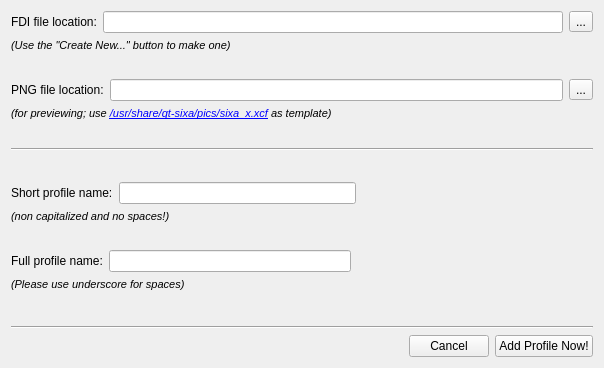
<?xml version="1.0" encoding="UTF-8"?>
<ui version="4.0">
 <class>Form</class>
 <widget class="QWidget" name="Form">
  <property name="geometry">
   <rect>
    <x>0</x>
    <y>0</y>
    <width>604</width>
    <height>368</height>
   </rect>
  </property>
  <property name="windowTitle">
   <string>QtSixA - Add Profile</string>
  </property>
  <layout class="QVBoxLayout" name="verticalLayout">
   <item>
    <layout class="QHBoxLayout" name="horizontalLayout_4">
     <item>
      <widget class="QLabel" name="label_loc">
       <property name="text">
        <string>FDI file location:</string>
       </property>
      </widget>
     </item>
     <item>
      <widget class="QLineEdit" name="line_loc"/>
     </item>
     <item>
      <widget class="QToolButton" name="b_loc">
       <property name="text">
        <string>...</string>
       </property>
      </widget>
     </item>
    </layout>
   </item>
   <item>
    <widget class="QLabel" name="label_8">
     <property name="text">
      <string>&lt;!DOCTYPE HTML PUBLIC &quot;-//W3C//DTD HTML 4.0//EN&quot; &quot;http://www.w3.org/TR/REC-html40/strict.dtd&quot;&gt;
&lt;html&gt;&lt;head&gt;&lt;meta name=&quot;qrichtext&quot; content=&quot;1&quot; /&gt;&lt;style type=&quot;text/css&quot;&gt;
p, li { white-space: pre-wrap; }
&lt;/style&gt;&lt;/head&gt;&lt;body style=&quot; font-family:'DejaVu Sans'; font-size:9pt; font-weight:400; font-style:normal;&quot;&gt;
&lt;p style=&quot; margin-top:0px; margin-bottom:0px; margin-left:0px; margin-right:0px; -qt-block-indent:0; text-indent:0px;&quot;&gt;&lt;span style=&quot; font-size:8pt; font-style:italic;&quot;&gt;(Use the &quot;Create New...&quot; button to make one)&lt;/span&gt;&lt;/p&gt;&lt;/body&gt;&lt;/html&gt;</string>
     </property>
    </widget>
   </item>
   <item>
    <spacer name="verticalSpacer_5">
     <property name="orientation">
      <enum>Qt::Vertical</enum>
     </property>
     <property name="sizeHint" stdset="0">
      <size>
       <width>20</width>
       <height>9</height>
      </size>
     </property>
    </spacer>
   </item>
   <item>
    <layout class="QHBoxLayout" name="horizontalLayout_5">
     <item>
      <widget class="QLabel" name="label_png">
       <property name="text">
        <string>PNG file location:</string>
       </property>
      </widget>
     </item>
     <item>
      <widget class="QLineEdit" name="line_png"/>
     </item>
     <item>
      <widget class="QToolButton" name="b_png">
       <property name="text">
        <string>...</string>
       </property>
      </widget>
     </item>
    </layout>
   </item>
   <item>
    <widget class="QLabel" name="label_2">
     <property name="text">
      <string>&lt;!DOCTYPE HTML PUBLIC &quot;-//W3C//DTD HTML 4.0//EN&quot; &quot;http://www.w3.org/TR/REC-html40/strict.dtd&quot;&gt;
&lt;html&gt;&lt;head&gt;&lt;meta name=&quot;qrichtext&quot; content=&quot;1&quot; /&gt;&lt;style type=&quot;text/css&quot;&gt;
p, li { white-space: pre-wrap; }
&lt;/style&gt;&lt;/head&gt;&lt;body style=&quot; font-family:'DejaVu Sans'; font-size:9pt; font-weight:400; font-style:normal;&quot;&gt;
&lt;p style=&quot; margin-top:0px; margin-bottom:0px; margin-left:0px; margin-right:0px; -qt-block-indent:0; text-indent:0px;&quot;&gt;&lt;span style=&quot; font-size:8pt; font-style:italic;&quot;&gt;(for previewing; use &lt;/span&gt;&lt;a href=&quot;/usr/share/qt-sixa/pics/sixa_x.xcf&quot;&gt;&lt;span style=&quot; font-size:8pt; font-style:italic; text-decoration: underline; color:#0000ff;&quot;&gt;/usr/share/qt-sixa/pics/sixa_x.xcf&lt;/span&gt;&lt;/a&gt;&lt;span style=&quot; font-size:8pt; font-style:italic;&quot;&gt; as template)&lt;/span&gt;&lt;/p&gt;&lt;/body&gt;&lt;/html&gt;</string>
     </property>
    </widget>
   </item>
   <item>
    <spacer name="verticalSpacer_3">
     <property name="orientation">
      <enum>Qt::Vertical</enum>
     </property>
     <property name="sizeHint" stdset="0">
      <size>
       <width>20</width>
       <height>9</height>
      </size>
     </property>
    </spacer>
   </item>
   <item>
    <widget class="Line" name="line_2">
     <property name="orientation">
      <enum>Qt::Horizontal</enum>
     </property>
    </widget>
   </item>
   <item>
    <spacer name="verticalSpacer">
     <property name="orientation">
      <enum>Qt::Vertical</enum>
     </property>
     <property name="sizeHint" stdset="0">
      <size>
       <width>20</width>
       <height>25</height>
      </size>
     </property>
    </spacer>
   </item>
   <item>
    <layout class="QHBoxLayout" name="horizontalLayout">
     <item>
      <widget class="QLabel" name="label_short">
       <property name="text">
        <string>Short profile name:</string>
       </property>
      </widget>
     </item>
     <item>
      <widget class="QLineEdit" name="line_short"/>
     </item>
     <item>
      <spacer name="horizontalSpacer_2">
       <property name="orientation">
        <enum>Qt::Horizontal</enum>
       </property>
       <property name="sizeHint" stdset="0">
        <size>
         <width>40</width>
         <height>20</height>
        </size>
       </property>
      </spacer>
     </item>
    </layout>
   </item>
   <item>
    <widget class="QLabel" name="label_6">
     <property name="text">
      <string>&lt;!DOCTYPE HTML PUBLIC &quot;-//W3C//DTD HTML 4.0//EN&quot; &quot;http://www.w3.org/TR/REC-html40/strict.dtd&quot;&gt;
&lt;html&gt;&lt;head&gt;&lt;meta name=&quot;qrichtext&quot; content=&quot;1&quot; /&gt;&lt;style type=&quot;text/css&quot;&gt;
p, li { white-space: pre-wrap; }
&lt;/style&gt;&lt;/head&gt;&lt;body style=&quot; font-family:'DejaVu Sans'; font-size:9pt; font-weight:400; font-style:normal;&quot;&gt;
&lt;p style=&quot; margin-top:0px; margin-bottom:0px; margin-left:0px; margin-right:0px; -qt-block-indent:0; text-indent:0px;&quot;&gt;&lt;span style=&quot; font-size:8pt; font-style:italic;&quot;&gt;(non capitalized and no spaces!)&lt;/span&gt;&lt;/p&gt;&lt;/body&gt;&lt;/html&gt;</string>
     </property>
    </widget>
   </item>
   <item>
    <spacer name="verticalSpacer_4">
     <property name="orientation">
      <enum>Qt::Vertical</enum>
     </property>
     <property name="sizeHint" stdset="0">
      <size>
       <width>20</width>
       <height>8</height>
      </size>
     </property>
    </spacer>
   </item>
   <item>
    <layout class="QHBoxLayout" name="horizontalLayout_2">
     <item>
      <widget class="QLabel" name="label_full">
       <property name="text">
        <string>Full profile name:</string>
       </property>
      </widget>
     </item>
     <item>
      <widget class="QLineEdit" name="line_full"/>
     </item>
     <item>
      <spacer name="horizontalSpacer_3">
       <property name="orientation">
        <enum>Qt::Horizontal</enum>
       </property>
       <property name="sizeHint" stdset="0">
        <size>
         <width>40</width>
         <height>20</height>
        </size>
       </property>
      </spacer>
     </item>
    </layout>
   </item>
   <item>
    <widget class="QLabel" name="label_7">
     <property name="text">
      <string>&lt;!DOCTYPE HTML PUBLIC &quot;-//W3C//DTD HTML 4.0//EN&quot; &quot;http://www.w3.org/TR/REC-html40/strict.dtd&quot;&gt;
&lt;html&gt;&lt;head&gt;&lt;meta name=&quot;qrichtext&quot; content=&quot;1&quot; /&gt;&lt;style type=&quot;text/css&quot;&gt;
p, li { white-space: pre-wrap; }
&lt;/style&gt;&lt;/head&gt;&lt;body style=&quot; font-family:'DejaVu Sans'; font-size:9pt; font-weight:400; font-style:normal;&quot;&gt;
&lt;p style=&quot; margin-top:0px; margin-bottom:0px; margin-left:0px; margin-right:0px; -qt-block-indent:0; text-indent:0px;&quot;&gt;&lt;span style=&quot; font-size:8pt; font-style:italic;&quot;&gt;(Please use underscore for spaces)&lt;/span&gt;&lt;/p&gt;&lt;/body&gt;&lt;/html&gt;</string>
     </property>
    </widget>
   </item>
   <item>
    <spacer name="verticalSpacer_2">
     <property name="orientation">
      <enum>Qt::Vertical</enum>
     </property>
     <property name="sizeHint" stdset="0">
      <size>
       <width>20</width>
       <height>29</height>
      </size>
     </property>
    </spacer>
   </item>
   <item>
    <widget class="Line" name="line">
     <property name="orientation">
      <enum>Qt::Horizontal</enum>
     </property>
    </widget>
   </item>
   <item>
    <layout class="QHBoxLayout" name="horizontalLayout_3">
     <item>
      <spacer name="horizontalSpacer">
       <property name="orientation">
        <enum>Qt::Horizontal</enum>
       </property>
       <property name="sizeHint" stdset="0">
        <size>
         <width>40</width>
         <height>20</height>
        </size>
       </property>
      </spacer>
     </item>
     <item>
      <widget class="QPushButton" name="b_cancel">
       <property name="text">
        <string>Cancel</string>
       </property>
       <property name="icon">
        <iconset>
         <normaloff>../../../../../../usr/share/qtsixa/icons/cancel.png</normaloff>../../../../../../usr/share/qtsixa/icons/cancel.png</iconset>
       </property>
      </widget>
     </item>
     <item>
      <widget class="QPushButton" name="b_add">
       <property name="text">
        <string>Add Profile Now!</string>
       </property>
       <property name="icon">
        <iconset>
         <normaloff>../../../../../../usr/share/qtsixa/icons/plus.png</normaloff>../../../../../../usr/share/qtsixa/icons/plus.png</iconset>
       </property>
      </widget>
     </item>
    </layout>
   </item>
  </layout>
 </widget>
 <resources/>
 <connections>
  <connection>
   <sender>b_cancel</sender>
   <signal>clicked()</signal>
   <receiver>Form</receiver>
   <slot>close()</slot>
   <hints>
    <hint type="sourcelabel">
     <x>400</x>
     <y>350</y>
    </hint>
    <hint type="destinationlabel">
     <x>301</x>
     <y>183</y>
    </hint>
   </hints>
  </connection>
 </connections>
</ui>
